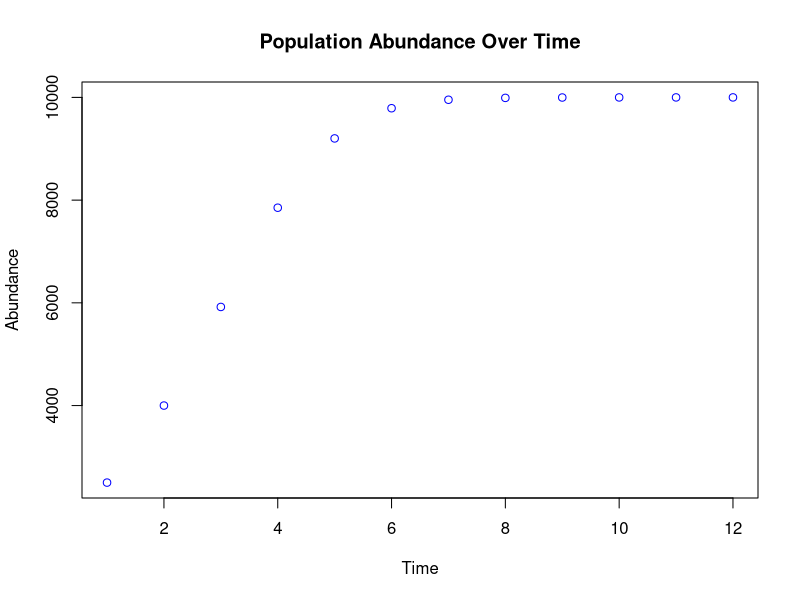
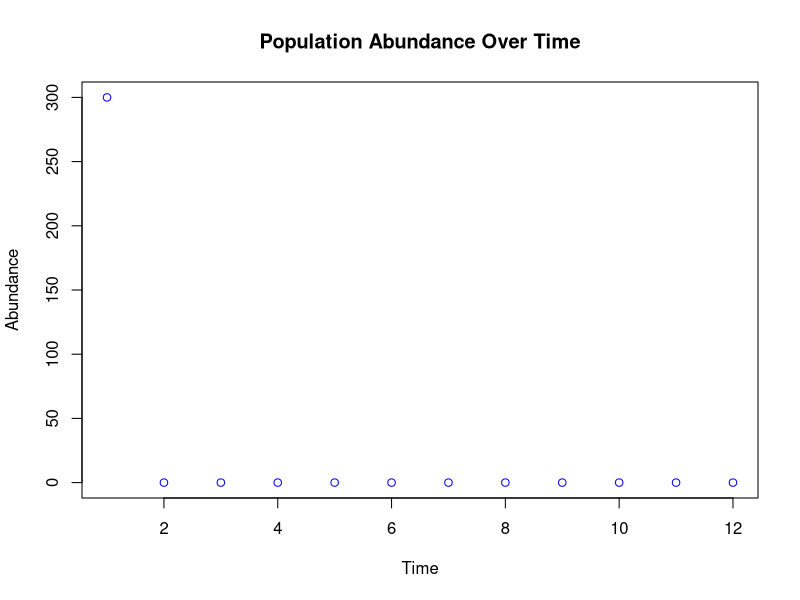

The R script that drew these images, in order:
# Allie O'Leary, Lab 08, 03/06/2020

setwd("/Users/allieoleary/Desktop/EBIO4420/CompBioLabsAndHomework/Labs/Lab08/")

LogisticGrowthFunction <- function(r, K, time, abundance) {

  for (i in (2:time)) {
    abundance[i] <- abundance[i - 1] + (r * abundance[i-1] * (K - abundance[i-1])/K)
    if(abundance[i] < 0) {
      abundance[i] <- 0
    }
  } #for loop evaluating the abundance of the population at time 12
  print(abundance)
  
  
  plot(1:time, abundance,
       main = "Population Abundance Over Time",
       ylab = "Abundance",
       xlab = "Time",
       col = "blue"
  ) #making the graph for abundance vs. time according to the dicrete-time logistic growth equation
  
  return(cbind(1:time, abundance))
  
}


GenTime <- LogisticGrowthFunction(0.8, 10000, 12, 2500)
LogisticGrowthFunction(1.0, 20, 12, 300)


write.csv(x = GenTime,
          file = "GenTime.csv") #adding a csv file to my lab 05 folder (working directory)
